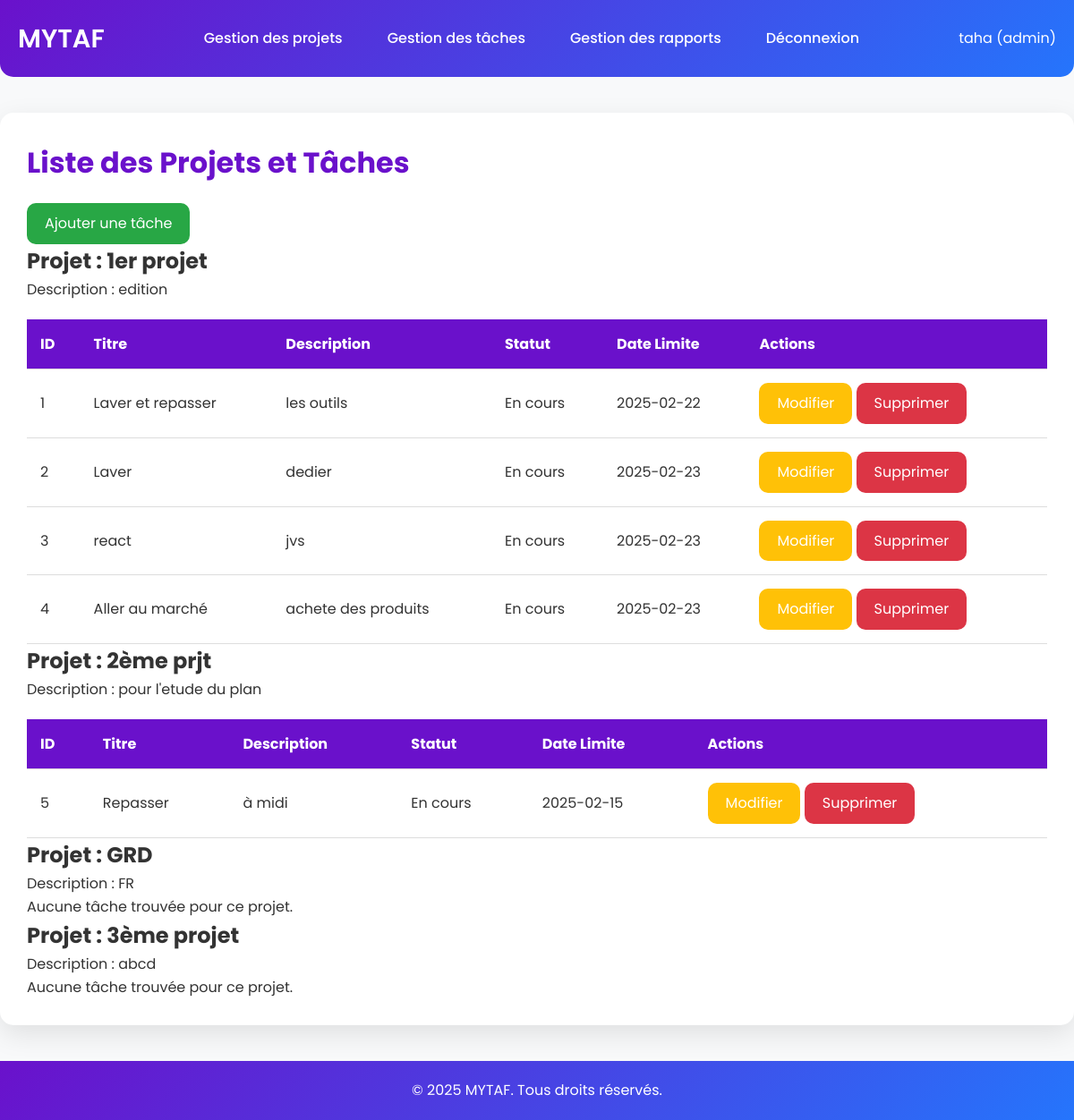
Page /views/tasks.php (signed in) on the committed database.
### tables this page shows
CREATE TABLE IF NOT EXISTS `projet` (
  `idprojet` int NOT NULL AUTO_INCREMENT,
  `nom_projet` varchar(45) DEFAULT NULL,
  `description` varchar(45) DEFAULT NULL,
  `date_debut` varchar(45) DEFAULT NULL,
  `date_fin` varchar(45) DEFAULT NULL,
  `statut` varchar(45) DEFAULT NULL,
  PRIMARY KEY (`idprojet`)
);

CREATE TABLE IF NOT EXISTS `taches` (
  `idtaches` int NOT NULL AUTO_INCREMENT,
  `titre` varchar(45) DEFAULT NULL,
  `description` varchar(45) DEFAULT NULL,
  `statut` varchar(45) DEFAULT NULL,
  `date_limite` varchar(45) DEFAULT NULL,
  `Utilisateurs_id` int NOT NULL,
  `projet_id` int NOT NULL,
  PRIMARY KEY (`idtaches`),
  KEY `fk_taches_Utilisateurs_idx` (`Utilisateurs_id`),
  KEY `fk_taches_projet1_idx` (`projet_id`)
);

### classes/Project.php (called while the page is built, shortened)
<?php
class Project {
    private $conn;
    private $table = "projet";
    public function __construct($db) {
        $this->conn = $db;
    }
    public function read() {
        try {
            $query = "SELECT * FROM " . $this->table;
            $stmt = $this->conn->prepare($query);
            $stmt->execute();
            return $stmt->fetchAll(PDO::FETCH_ASSOC);
        } catch (PDOException $e) {
            error_log("Erreur lors de la lecture des projets : " . $e->getMessage());
            return [];
        }
    }
}
?>

### classes/Task.php (called while the page is built, shortened)
<?php
class Task {
    private $conn;
    private $table = 'taches';
    public function __construct($db) {
        $this->conn = $db;
    }
    public function readByProject($projet_id) {
        $query = "SELECT * FROM " . $this->table . " WHERE projet_id = :projet_id";
        $stmt = $this->conn->prepare($query);
        $stmt->bindParam(':projet_id', $projet_id);
        $stmt->execute();
        return $stmt;
    }
}

### views/tasks.php (the view, shortened to what this page needs)
<?php
require_once '../classes/Task.php';
require_once '../classes/Project.php';
$database = new Database();
$db = $database->getConnection();
$task = new Task($db);
$project = new Project($db);
if ($_SESSION['user']['role'] === 'admin') {
    $projects = $project->read();
} else {
    $projects = $project->readByUser($_SESSION['user']['idUtilisateurs']);
}
?>
<!DOCTYPE html>
<html lang="fr">
<head>
    <link href="https://cdnjs.cloudflare.com/ajax/libs/font-awesome/6.0.0-beta3/css/all.min.css" rel="stylesheet">
    <link rel="stylesheet" href="../App_MyTaf/assets/css/style.css">
</head>
<body>
<header>
    <div class="header-container">
        <div class="logo">MYTAF</div>
        <nav>
            <ul>
                <li><a href="../views/projects.php">Gestion des projets</a></li>
                <li><a href="../views/tasks.php">Gestion des tâches</a></li>
                <li><a href="../views/reports.php">Gestion des rapports</a></li>
                <li><a href="../controllers/logout.php">Déconnexion</a></li>
            </ul>
        </nav>
        <div class="user-info">
            <?php
            if (isset($_SESSION['user'])) {
                echo '<span class="user-name">' . htmlspecialchars($_SESSION['user']['username']) . '</span> (' . htmlspecialchars($_SESSION['user']['role']) . ')';
            }
            ?>
        </div>
    </div>
</header>
<main>
    <section class="task-section">
        <h1>Liste des Projets et Tâches</h1>
        <a class="btn btn-add" href="task_form.php">Ajouter une tâche</a>
        <?php if ($projects): ?>
            <?php foreach ($projects as $project_row): ?>
                <h2>Projet : <?= htmlspecialchars($project_row['nom_projet']) ?></h2>
                <p>Description : <?= htmlspecialchars($project_row['description']) ?></p>
                <?php
                $stmt = $task->readByProject($project_row['idprojet']);
                $num = $stmt->rowCount();
                ?>
                <?php if ($num > 0): ?>
                    <table>
                        <thead>
                            <tr>
                                <th>ID</th>
                                <th>Titre</th>
                                <th>Description</th>
                                <th>Statut</th>
                                <th>Date Limite</th>
                                <th>Actions</th>
                            </tr>
                        </thead>
                        <tbody>
                            <?php while ($row = $stmt->fetch(PDO::FETCH_ASSOC)): ?>
                                <tr>
                                    <td><?= htmlspecialchars($row['idtaches']) ?></td>
                                    <td><?= htmlspecialchars($row['titre']) ?></td>
                                    <td><?= htmlspecialchars($row['description']) ?></td>
                                    <td><?= htmlspecialchars($row['statut']) ?></td>
                                    <td><?= htmlspecialchars($row['date_limite']) ?></td>
                                    <td>
                                        <a class="btn btn-edit" href="edit_task.php?id=<?= $row['idtaches'] ?>">Modifier</a>
                                        <a class="btn btn-delete" href="delete_task.php?id=<?= $row['idtaches'] ?>" onclick="return confirm('Êtes-vous sûr de vouloir supprimer cette tâche ?');">Supprimer</a>
                                    </td>
                                </tr>
                            <?php endwhile; ?>
                        </tbody>
                    </table>
                <?php else: ?>
                    <p>Aucune tâche trouvée pour ce projet.</p>
                <?php endif; ?>
            <?php endforeach; ?>
        <?php else: ?>
            <p>Aucun projet trouvé.</p>
        <?php endif; ?>
    </section>
</main>
<footer>
    <div class="footer-container">
        <p>&copy; 2025 MYTAF. Tous droits réservés.</p>
    </div>
</footer>
</body>
</html>

### assets/css/style.css (style rules this page uses)
* { margin: 0; padding: 0; box-sizing: border-box; }
body { font-family: 'Poppins', sans-serif; background-color: #f8f9fa; color: #333; line-height: 1.6; display: flex; flex-direction: column; min-height: 100vh; }
.header-container { background: linear-gradient(135deg, #6a11cb, #2575fc); color: #fff; display: flex; justify-content: space-between; align-items: center; padding: 20px; border-radius: 0 0 15px 15px; }
.header-container .logo { font-size: 1.8rem; font-weight: 600; }
.header-container nav ul { list-style: none; display: flex; gap: 20px; }
.header-container nav ul li a { text-decoration: none; color: #fff; font-weight: 500; padding: 10px 15px; border-radius: 10px; transition: background-color 0.3s ease; }
.dashboard-content, .project-section, .task-section, .user-section, .form-section { max-width: 1200px; margin: 40px auto; background-color: #fff; padding: 30px; border-radius: 15px; box-shadow: 0 10px 30px rgba(0, 0, 0, 0.1); }
.dashboard-content h1, .project-section h1, .task-section h1, .user-section h1, .form-section h1 { font-size: 2rem; color: #6a11cb; margin-bottom: 20px; }
.btn { display: inline-block; padding: 10px 20px; font-size: 1rem; color: #fff; background-color: #6a11cb; border-radius: 10px; text-decoration: none; transition: background-color 0.3s ease; }
.btn-add { background-color: #28a745; }
.btn-delete { background-color: #dc3545; }
.btn-edit { background-color: #ffc107; }
table { width: 100%; border-collapse: collapse; margin-top: 20px; }
table th, table td { padding: 15px; text-align: left; border-bottom: 1px solid #ddd; }
table th { background-color: #6a11cb; color: #fff; }
.footer-container { background: linear-gradient(135deg, #6a11cb, #2575fc); color: #fff; text-align: center; padding: 20px; margin-top: auto; }

### views/tasks.php (style rules this page uses)
body { font-family: 'Poppins', sans-serif; background-color: #f8f9fa; color: #333; margin: 0; padding: 0; display: flex; flex-direction: column; min-height: 100vh; }
.header-container { background: linear-gradient(135deg, #6a11cb, #2575fc); color: #fff; display: flex; justify-content: space-between; align-items: center; padding: 20px; border-radius: 0 0 15px 15px; }
.header-container .logo { font-size: 1.8rem; font-weight: 600; }
.header-container nav ul { list-style: none; display: flex; gap: 20px; }
.header-container nav ul li a { text-decoration: none; color: #fff; font-weight: 500; padding: 10px 15px; border-radius: 10px; transition: background-color 0.3s ease; }
.task-section { max-width: 1200px; margin: 40px auto; background-color: #fff; padding: 30px; border-radius: 15px; box-shadow: 0 10px 30px rgba(0, 0, 0, 0.1); }
.task-section h1 { font-size: 2rem; color: #6a11cb; margin-bottom: 20px; }
.btn { display: inline-block; padding: 10px 20px; font-size: 1rem; color: #fff; background-color: #6a11cb; border-radius: 10px; text-decoration: none; transition: background-color 0.3s ease; }
.btn-add { background-color: #28a745; }
.btn-delete { background-color: #dc3545; }
.btn-edit { background-color: #ffc107; }
table { width: 100%; border-collapse: collapse; margin-top: 20px; }
table th, table td { padding: 15px; text-align: left; border-bottom: 1px solid #ddd; }
table th { background-color: #6a11cb; color: #fff; }
.footer-container { background: linear-gradient(135deg, #6a11cb, #2575fc); color: #fff; text-align: center; padding: 20px; margin-top: auto; }

### rows in the picture
projet: nom_projet "1er projet", description "edition"
taches: idtaches "1", titre "Laver et repasser", description "les outils", statut "En cours", date_limite "2025-02-22"
taches: idtaches "2", titre "Laver", description "dedier", statut "En cours", date_limite "2025-02-23"
taches: idtaches "3", titre "react", description "jvs", statut "En cours", date_limite "2025-02-23"
taches: idtaches "4", titre "Aller au marché", description "achete des produits", statut "En cours", date_limite "2025-02-23"
projet: nom_projet "2ème prjt", description "pour l'etude du plan"
taches: idtaches "5", titre "Repasser", description "à midi", statut "En cours", date_limite "2025-02-15"
projet: nom_projet "GRD", description "FR", shows "Aucune tâche trouvée pour ce projet."
projet: nom_projet "3ème projet", description "abcd", shows "Aucune tâche trouvée pour ce projet."

### other values in the picture
$_SESSION['user']['username'] "taha"
$_SESSION['user']['role'] "admin"
